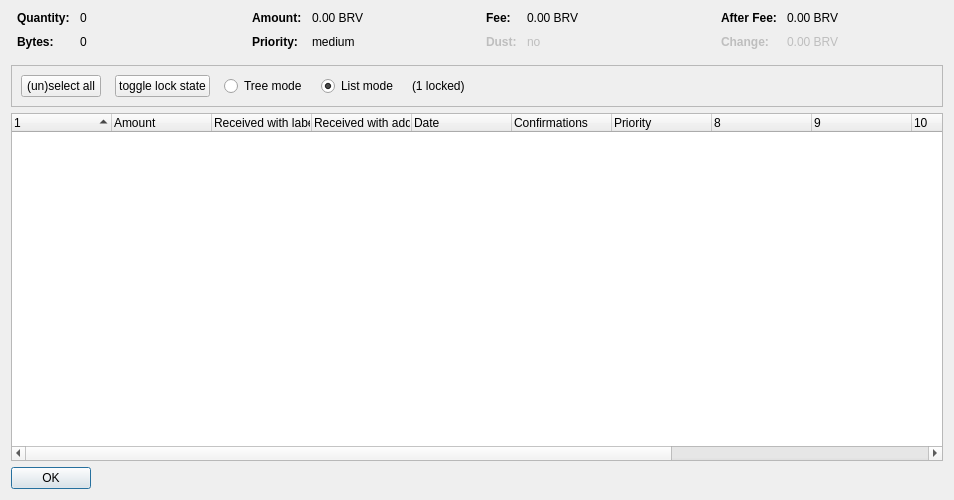
<?xml version="1.0" encoding="UTF-8"?>
<ui version="4.0">
 <class>CoinControlDialog</class>
 <widget class="QDialog" name="CoinControlDialog">
  <property name="geometry">
   <rect>
    <x>0</x>
    <y>0</y>
    <width>954</width>
    <height>500</height>
   </rect>
  </property>
  <property name="windowTitle">
   <string>Coin Selection</string>
  </property>
  <layout class="QVBoxLayout" name="verticalLayout">
   <item>
    <layout class="QHBoxLayout" name="horizontalLayoutTop" stretch="0,0,0,0">
     <property name="topMargin">
      <number>0</number>
     </property>
     <property name="bottomMargin">
      <number>10</number>
     </property>
     <item>
      <layout class="QFormLayout" name="formLayoutCoinControl1">
       <property name="horizontalSpacing">
        <number>10</number>
       </property>
       <property name="verticalSpacing">
        <number>10</number>
       </property>
       <property name="leftMargin">
        <number>6</number>
       </property>
       <property name="rightMargin">
        <number>6</number>
       </property>
       <item row="0" column="0">
        <widget class="QLabel" name="labelCoinControlQuantityText">
         <property name="font">
          <font>
           <weight>75</weight>
           <bold>true</bold>
          </font>
         </property>
         <property name="text">
          <string>Quantity:</string>
         </property>
        </widget>
       </item>
       <item row="0" column="1">
        <widget class="QLabel" name="labelCoinControlQuantity">
         <property name="cursor">
          <cursorShape>IBeamCursor</cursorShape>
         </property>
         <property name="contextMenuPolicy">
          <enum>Qt::ActionsContextMenu</enum>
         </property>
         <property name="text">
          <string notr="true">0</string>
         </property>
         <property name="textInteractionFlags">
          <set>Qt::LinksAccessibleByMouse|Qt::TextSelectableByKeyboard|Qt::TextSelectableByMouse</set>
         </property>
        </widget>
       </item>
       <item row="1" column="0">
        <widget class="QLabel" name="labelCoinControlBytesText">
         <property name="font">
          <font>
           <weight>75</weight>
           <bold>true</bold>
          </font>
         </property>
         <property name="text">
          <string>Bytes:</string>
         </property>
        </widget>
       </item>
       <item row="1" column="1">
        <widget class="QLabel" name="labelCoinControlBytes">
         <property name="cursor">
          <cursorShape>IBeamCursor</cursorShape>
         </property>
         <property name="contextMenuPolicy">
          <enum>Qt::ActionsContextMenu</enum>
         </property>
         <property name="text">
          <string notr="true">0</string>
         </property>
         <property name="textInteractionFlags">
          <set>Qt::LinksAccessibleByMouse|Qt::TextSelectableByKeyboard|Qt::TextSelectableByMouse</set>
         </property>
        </widget>
       </item>
      </layout>
     </item>
     <item>
      <layout class="QFormLayout" name="formLayoutCoinControl2">
       <property name="horizontalSpacing">
        <number>10</number>
       </property>
       <property name="verticalSpacing">
        <number>10</number>
       </property>
       <property name="leftMargin">
        <number>6</number>
       </property>
       <property name="rightMargin">
        <number>6</number>
       </property>
       <item row="0" column="0">
        <widget class="QLabel" name="labelCoinControlAmountText">
         <property name="font">
          <font>
           <weight>75</weight>
           <bold>true</bold>
          </font>
         </property>
         <property name="text">
          <string>Amount:</string>
         </property>
        </widget>
       </item>
       <item row="0" column="1">
        <widget class="QLabel" name="labelCoinControlAmount">
         <property name="cursor">
          <cursorShape>IBeamCursor</cursorShape>
         </property>
         <property name="contextMenuPolicy">
          <enum>Qt::ActionsContextMenu</enum>
         </property>
         <property name="text">
          <string notr="true">0.00 BRV</string>
         </property>
         <property name="textInteractionFlags">
          <set>Qt::LinksAccessibleByMouse|Qt::TextSelectableByKeyboard|Qt::TextSelectableByMouse</set>
         </property>
        </widget>
       </item>
       <item row="1" column="0">
        <widget class="QLabel" name="labelCoinControlPriorityText">
         <property name="font">
          <font>
           <weight>75</weight>
           <bold>true</bold>
          </font>
         </property>
         <property name="text">
          <string>Priority:</string>
         </property>
        </widget>
       </item>
       <item row="1" column="1">
        <widget class="QLabel" name="labelCoinControlPriority">
         <property name="cursor">
          <cursorShape>IBeamCursor</cursorShape>
         </property>
         <property name="contextMenuPolicy">
          <enum>Qt::ActionsContextMenu</enum>
         </property>
         <property name="text">
          <string>medium</string>
         </property>
         <property name="textInteractionFlags">
          <set>Qt::LinksAccessibleByMouse|Qt::TextSelectableByKeyboard|Qt::TextSelectableByMouse</set>
         </property>
        </widget>
       </item>
      </layout>
     </item>
     <item>
      <layout class="QFormLayout" name="formLayoutCoinControl3">
       <property name="horizontalSpacing">
        <number>10</number>
       </property>
       <property name="verticalSpacing">
        <number>10</number>
       </property>
       <property name="leftMargin">
        <number>6</number>
       </property>
       <property name="rightMargin">
        <number>6</number>
       </property>
       <item row="0" column="0">
        <widget class="QLabel" name="labelCoinControlFeeText">
         <property name="font">
          <font>
           <weight>75</weight>
           <bold>true</bold>
          </font>
         </property>
         <property name="text">
          <string>Fee:</string>
         </property>
        </widget>
       </item>
       <item row="0" column="1">
        <widget class="QLabel" name="labelCoinControlFee">
         <property name="cursor">
          <cursorShape>IBeamCursor</cursorShape>
         </property>
         <property name="contextMenuPolicy">
          <enum>Qt::ActionsContextMenu</enum>
         </property>
         <property name="text">
          <string notr="true">0.00 BRV</string>
         </property>
         <property name="textInteractionFlags">
          <set>Qt::LinksAccessibleByMouse|Qt::TextSelectableByKeyboard|Qt::TextSelectableByMouse</set>
         </property>
        </widget>
       </item>
       <item row="1" column="0">
        <widget class="QLabel" name="labelCoinControlLowOutputText">
         <property name="enabled">
          <bool>false</bool>
         </property>
         <property name="font">
          <font>
           <weight>75</weight>
           <bold>true</bold>
          </font>
         </property>
         <property name="text">
          <string>Dust:</string>
         </property>
        </widget>
       </item>
       <item row="1" column="1">
        <widget class="QLabel" name="labelCoinControlLowOutput">
         <property name="enabled">
          <bool>false</bool>
         </property>
         <property name="cursor">
          <cursorShape>IBeamCursor</cursorShape>
         </property>
         <property name="contextMenuPolicy">
          <enum>Qt::ActionsContextMenu</enum>
         </property>
         <property name="text">
          <string>no</string>
         </property>
         <property name="textInteractionFlags">
          <set>Qt::LinksAccessibleByMouse|Qt::TextSelectableByKeyboard|Qt::TextSelectableByMouse</set>
         </property>
        </widget>
       </item>
      </layout>
     </item>
     <item>
      <layout class="QFormLayout" name="formLayoutCoinControl4">
       <property name="horizontalSpacing">
        <number>10</number>
       </property>
       <property name="verticalSpacing">
        <number>10</number>
       </property>
       <property name="leftMargin">
        <number>6</number>
       </property>
       <property name="rightMargin">
        <number>6</number>
       </property>
       <item row="0" column="0">
        <widget class="QLabel" name="labelCoinControlAfterFeeText">
         <property name="font">
          <font>
           <weight>75</weight>
           <bold>true</bold>
          </font>
         </property>
         <property name="text">
          <string>After Fee:</string>
         </property>
        </widget>
       </item>
       <item row="0" column="1">
        <widget class="QLabel" name="labelCoinControlAfterFee">
         <property name="cursor">
          <cursorShape>IBeamCursor</cursorShape>
         </property>
         <property name="contextMenuPolicy">
          <enum>Qt::ActionsContextMenu</enum>
         </property>
         <property name="text">
          <string notr="true">0.00 BRV</string>
         </property>
         <property name="textInteractionFlags">
          <set>Qt::LinksAccessibleByMouse|Qt::TextSelectableByKeyboard|Qt::TextSelectableByMouse</set>
         </property>
        </widget>
       </item>
       <item row="1" column="0">
        <widget class="QLabel" name="labelCoinControlChangeText">
         <property name="enabled">
          <bool>false</bool>
         </property>
         <property name="font">
          <font>
           <weight>75</weight>
           <bold>true</bold>
          </font>
         </property>
         <property name="text">
          <string>Change:</string>
         </property>
        </widget>
       </item>
       <item row="1" column="1">
        <widget class="QLabel" name="labelCoinControlChange">
         <property name="enabled">
          <bool>false</bool>
         </property>
         <property name="cursor">
          <cursorShape>IBeamCursor</cursorShape>
         </property>
         <property name="contextMenuPolicy">
          <enum>Qt::ActionsContextMenu</enum>
         </property>
         <property name="text">
          <string notr="true">0.00 BRV</string>
         </property>
         <property name="textInteractionFlags">
          <set>Qt::LinksAccessibleByMouse|Qt::TextSelectableByKeyboard|Qt::TextSelectableByMouse</set>
         </property>
        </widget>
       </item>
      </layout>
     </item>
    </layout>
   </item>
   <item>
    <widget class="QFrame" name="frame">
     <property name="minimumSize">
      <size>
       <width>0</width>
       <height>40</height>
      </size>
     </property>
     <property name="frameShape">
      <enum>QFrame::StyledPanel</enum>
     </property>
     <property name="frameShadow">
      <enum>QFrame::Sunken</enum>
     </property>
     <layout class="QHBoxLayout" name="horizontalLayout">
      <item>
       <layout class="QHBoxLayout" name="horizontalLayoutPanel" stretch="0,0,0,0,0,0">
        <property name="spacing">
         <number>14</number>
        </property>
        <item>
         <widget class="QPushButton" name="pushButtonSelectAll">
          <property name="sizePolicy">
           <sizepolicy hsizetype="Maximum" vsizetype="Fixed">
            <horstretch>0</horstretch>
            <verstretch>0</verstretch>
           </sizepolicy>
          </property>
          <property name="text">
           <string>(un)select all</string>
          </property>
          <property name="autoDefault">
           <bool>false</bool>
          </property>
         </widget>
        </item>
        <item>
         <widget class="QPushButton" name="pushButtonToggleLock">
          <property name="sizePolicy">
           <sizepolicy hsizetype="Maximum" vsizetype="Fixed">
            <horstretch>0</horstretch>
            <verstretch>0</verstretch>
           </sizepolicy>
          </property>
          <property name="text">
           <string>toggle lock state</string>
          </property>
          <property name="autoDefault">
           <bool>false</bool>
          </property>
         </widget>
        </item>
        <item>
         <widget class="QRadioButton" name="radioTreeMode">
          <property name="sizePolicy">
           <sizepolicy hsizetype="Maximum" vsizetype="Fixed">
            <horstretch>0</horstretch>
            <verstretch>0</verstretch>
           </sizepolicy>
          </property>
          <property name="text">
           <string>Tree mode</string>
          </property>
         </widget>
        </item>
        <item>
         <widget class="QRadioButton" name="radioListMode">
          <property name="sizePolicy">
           <sizepolicy hsizetype="Maximum" vsizetype="Fixed">
            <horstretch>0</horstretch>
            <verstretch>0</verstretch>
           </sizepolicy>
          </property>
          <property name="text">
           <string>List mode</string>
          </property>
          <property name="checked">
           <bool>true</bool>
          </property>
         </widget>
        </item>
        <item>
         <widget class="QLabel" name="labelLocked">
          <property name="text">
           <string>(1 locked)</string>
          </property>
         </widget>
        </item>
        <item>
         <spacer name="horizontalSpacer">
          <property name="orientation">
           <enum>Qt::Horizontal</enum>
          </property>
          <property name="sizeHint" stdset="0">
           <size>
            <width>40</width>
            <height>20</height>
           </size>
          </property>
         </spacer>
        </item>
       </layout>
      </item>
     </layout>
    </widget>
   </item>
   <item>
    <widget class="CoinControlTreeWidget" name="treeWidget">
     <property name="contextMenuPolicy">
      <enum>Qt::CustomContextMenu</enum>
     </property>
     <property name="sortingEnabled">
      <bool>false</bool>
     </property>
     <property name="columnCount">
      <number>13</number>
     </property>
     <attribute name="headerShowSortIndicator" stdset="0">
      <bool>true</bool>
     </attribute>
     <attribute name="headerStretchLastSection">
      <bool>false</bool>
     </attribute>
     <column>
      <property name="text">
       <string/>
      </property>
     </column>
     <column>
      <property name="text">
       <string>Amount</string>
      </property>
     </column>
     <column>
      <property name="text">
       <string>Received with label</string>
      </property>
     </column>
     <column>
      <property name="text">
       <string>Received with address</string>
      </property>
     </column>
     <column>
      <property name="text">
       <string>Date</string>
      </property>
     </column>
     <column>
      <property name="text">
       <string>Confirmations</string>
      </property>
      <property name="toolTip">
       <string>Confirmed</string>
      </property>
     </column>
     <column>
      <property name="text">
       <string>Priority</string>
      </property>
     </column>
     <column>
      <property name="text">
       <string/>
      </property>
     </column>
     <column>
      <property name="text">
       <string/>
      </property>
     </column>
     <column>
      <property name="text">
       <string/>
      </property>
     </column>
     <column>
      <property name="text">
       <string/>
      </property>
     </column>
     <column>
      <property name="text">
       <string/>
      </property>
     </column>
    </widget>
   </item>
   <item>
    <widget class="QDialogButtonBox" name="buttonBox">
     <property name="sizePolicy">
      <sizepolicy hsizetype="Maximum" vsizetype="Fixed">
       <horstretch>0</horstretch>
       <verstretch>0</verstretch>
      </sizepolicy>
     </property>
     <property name="orientation">
      <enum>Qt::Horizontal</enum>
     </property>
     <property name="standardButtons">
      <set>QDialogButtonBox::Ok</set>
     </property>
    </widget>
   </item>
  </layout>
 </widget>
 <customwidgets>
  <customwidget>
   <class>CoinControlTreeWidget</class>
   <extends>QTreeWidget</extends>
   <header>coincontroltreewidget.h</header>
  </customwidget>
 </customwidgets>
 <resources/>
 <connections/>
</ui>
